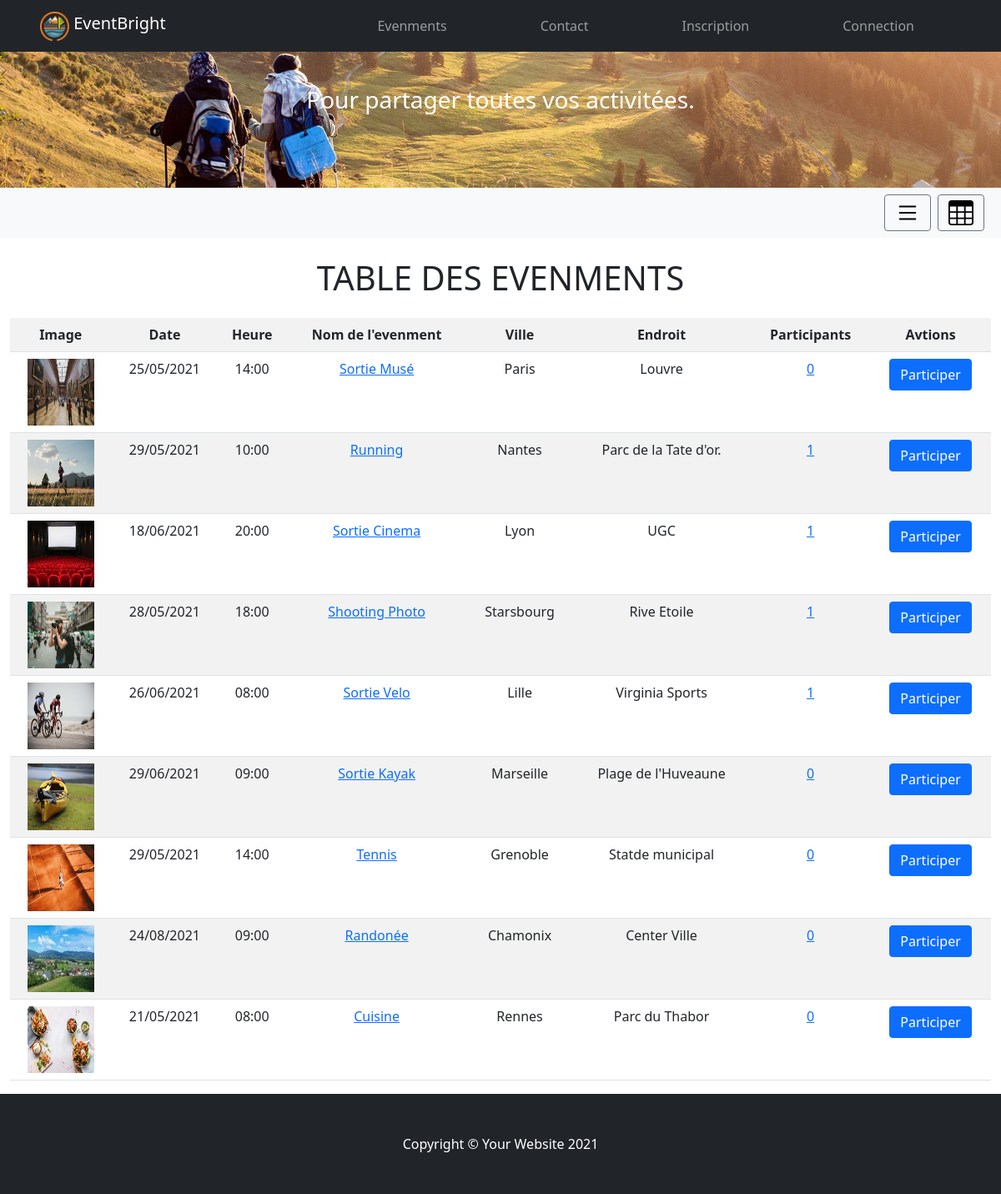
The page /index.php?page=AllEvnetsTable on the database its author committed.
### tables this page shows
CREATE TABLE `events` (
  `id` int(6) UNSIGNED NOT NULL,
  `creatorID` int(6) UNSIGNED DEFAULT NULL,
  `name` varchar(150) DEFAULT NULL,
  `category` varchar(50) DEFAULT NULL,
  `place` varchar(255) DEFAULT NULL,
  `city` varchar(50) DEFAULT NULL,
  `description` text DEFAULT NULL,
  `img` varchar(50) DEFAULT NULL,
  `active` tinyint(1) NOT NULL DEFAULT 1,
  `postDate` date DEFAULT NULL,
  `date` date DEFAULT NULL,
  `time` time DEFAULT NULL,
  `subscribed` int(2) DEFAULT 0
);

### components/model.php (called while the page is built, shortened)
<?php
$pdo = null;
function getAll($table = 'events')
{
    global $pdo;
    $sql = sprintf("SELECT * FROM $table");
    $stmt = $pdo->prepare($sql);
    $stmt->execute();
    $data = $stmt->fetchAll();
    return $data;
}
function subsCount($eventID)
{
    global $pdo;
    $subs = $pdo->query("SELECT `id` FROM `subs` WHERE eventID = $eventID")->fetchAll(PDO::FETCH_ASSOC);
    $count = count($subs);
    return $count;
}

### components/convert.php (called while the page is built)
<?php
function toFrDate($date)
{
    $ymd = explode('-', $date);
    $frommatDate = $ymd[2] . '/' . $ymd[1] . '/' . $ymd[0];
    return $frommatDate;
}

### blocks/eventsTableRow.php (the view)
<tr>
  <td><a href="?page=event&id=<?=$eventID ?>">
  <a href="?page=event&id=<?=$eventID ?>"><img class='tab-big-img' src="public/uploads/<?=$img ?>" alt="<?=$img ?>"></a>
  </td>
  <td>
  <?=$date ?>
  </td>
  <td class="">
<?=$time ?>
  </td>
  <td>
  <a href="?page=event&id=<?=$eventID ?>"><?=$name ?></a>
  </td>
  <td>
  <?=$city ?>
  </td>
  <td>
<?=$place ?>
  </td>
  <td>
  <a href="?page=lestEventUsers&eventID=<?=$eventID ?>"><?=$subs ?></a>
  </td>
  <td>
  <a href="?page=event&id=<?=$eventID ?>"><button class="btn btn-primary">Participer</button></a>
  </td>
</tr>

### components/viewsControllers/allEventsTable_controller.php (shortened to what this page needs)
<?php
require "components/convert.php";
$events = getAll('events');
foreach ($events as $event) {
    $eventID = $event['id'];
    $img = $event['img'];
    $date = toFrDate($event['date']);
    $name = $event['name'];
    $city = $event['city'];
    $place = $event['place'];
    $time = substr($event['time'], 0, 5);
    $subs = subsCount($eventID);
    require "blocks/eventsTableRow.php";
}

### css/custom.css (style rules this page uses)
.tab-big-img { height: 80px; width: 80px; }

### rows shown on the page
events: img (picture), date "25/05/2021", time "14:00", name "Sortie Musé", city "Paris", place "Louvre", subs "0"
events: img (picture), date "29/05/2021", time "10:00", name "Running", city "Nantes", place "Parc de la Tate d'or.", subs "1"
events: img (picture), date "18/06/2021", time "20:00", name "Sortie Cinema", city "Lyon", place "UGC", subs "1"
events: img (picture), date "28/05/2021", time "18:00", name "Shooting Photo", city "Starsbourg", place "Rive Etoile", subs "1"
events: img (picture), date "26/06/2021", time "08:00", name "Sortie Velo", city "Lille", place "Virginia Sports", subs "1"
events: img (picture), date "29/06/2021", time "09:00", name "Sortie Kayak", city "Marseille", place "Plage de l'Huveaune", subs "0"
events: img (picture), date "29/05/2021", time "14:00", name "Tennis", city "Grenoble", place "Statde municipal", subs "0"
events: img (picture), date "24/08/2021", time "09:00", name "Randonée", city "Chamonix", place "Center Ville", subs "0"
events: img (picture), date "21/05/2021", time "08:00", name "Cuisine", city "Rennes", place "Parc du Thabor", subs "0"
